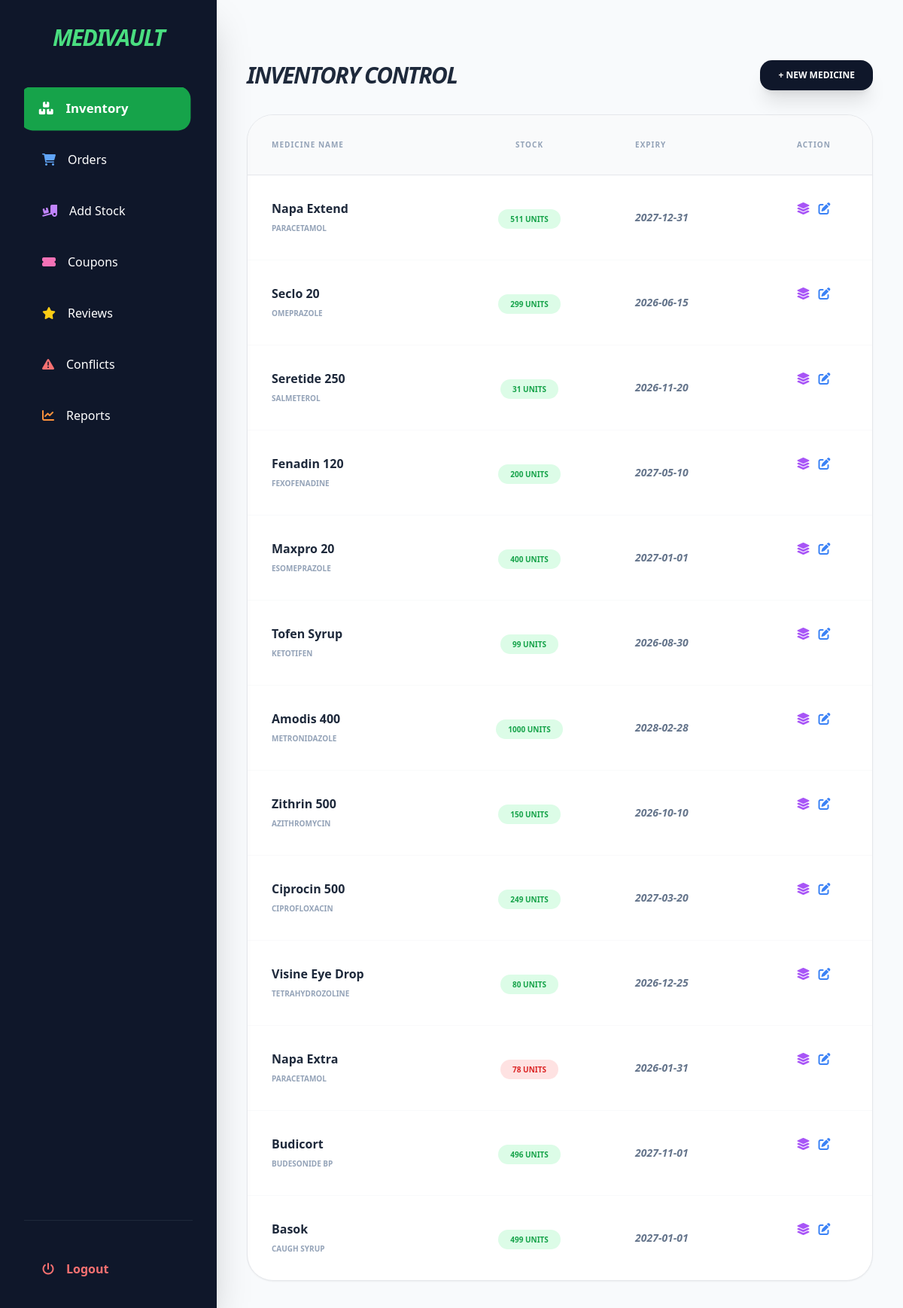
The app's page /adminpanel.php (signed in) with its own data.
### tables this page shows
CREATE TABLE `medicines` (
  `medicine_id` int NOT NULL AUTO_INCREMENT,
  `medicine_name` varchar(100) NOT NULL,
  `generic_name` varchar(100) NOT NULL,
  `indications` text,
  `category_id` int DEFAULT NULL,
  `supplier_id` int DEFAULT NULL,
  `unit_price` decimal(10,2) NOT NULL,
  `min_stock_level` int DEFAULT '10',
  `medicine_image` varchar(255) DEFAULT 'default_medicine.jpg',
  `requires_prescription` tinyint(1) DEFAULT '0',
  `description` text,
  `side_effects` text,
  PRIMARY KEY (`medicine_id`),
  KEY `category_id` (`category_id`),
  KEY `supplier_id` (`supplier_id`),
  CONSTRAINT `medicines_ibfk_1` FOREIGN KEY (`category_id`) REFERENCES `categories` (`category_id`),
  CONSTRAINT `medicines_ibfk_2` FOREIGN KEY (`supplier_id`) REFERENCES `suppliers` (`supplier_id`)
);

### adminpanel.php (the view, shortened to what this page needs)
<?php
include 'config.php';
$inventory = $pdo->query("SELECT m.*, c.category_name, b.total_stock, b.expiry_date
    FROM medicines m
    LEFT JOIN categories c ON m.category_id = c.category_id
    LEFT JOIN (SELECT medicine_id, SUM(quantity_instock) as total_stock, MAX(expiry_date) as expiry_date
               FROM inventory_batches GROUP BY medicine_id) b ON m.medicine_id = b.medicine_id")->fetchAll();
$batches_query = $pdo->query("SELECT * FROM inventory_batches ORDER BY expiry_date ASC");
$all_batches = $batches_query->fetchAll(PDO::FETCH_ASSOC);
$medicine_batches = [];
foreach($all_batches as $b) {
    $medicine_batches[$b['medicine_id']][] = $b;
}
?>
<!DOCTYPE html>
<html lang="en">
<head>
    <script src="https://cdn.tailwindcss.com"></script>
    <link href="https://cdnjs.cloudflare.com/ajax/libs/font-awesome/6.0.0/css/all.min.css" rel="stylesheet">
</head>
<body class="bg-gray-100 flex min-h-screen font-sans">
    <div class="w-72 bg-slate-900 p-8 text-white sticky top-0 h-screen shadow-2xl flex flex-col">
        <h2 class="text-3xl font-black italic text-green-400 mb-12 tracking-tighter uppercase text-center">MEDIVAULT</h2>
        <nav class="space-y-3 flex-1 overflow-y-auto pr-2">
            <button onclick="showTab('inv')" class="tab-btn active-tab w-full text-left py-4 px-6 rounded-2xl flex items-center transition-all"><i class="fas fa-boxes mr-4"></i> Inventory</button>
            <button onclick="showTab('ord')" class="tab-btn w-full text-left py-4 px-6 rounded-2xl flex items-center transition-all"><i class="fas fa-shopping-cart mr-4 text-blue-400"></i> Orders</button>
            <button onclick="showTab('stock')" class="tab-btn w-full text-left py-4 px-6 rounded-2xl flex items-center transition-all"><i class="fas fa-truck-loading mr-4 text-purple-400"></i> Add Stock</button>
            <button onclick="showTab('coup')" class="tab-btn w-full text-left py-4 px-6 rounded-2xl flex items-center transition-all"><i class="fas fa-ticket-alt mr-4 text-pink-400"></i> Coupons</button>
            <button onclick="showTab('rev')" class="tab-btn w-full text-left py-4 px-6 rounded-2xl flex items-center transition-all"><i class="fas fa-star mr-4 text-yellow-400"></i> Reviews</button>
            <button onclick="showTab('int')" class="tab-btn w-full text-left py-4 px-6 rounded-2xl flex items-center transition-all"><i class="fas fa-exclamation-triangle mr-4 text-red-400"></i> Conflicts</button>
            <button onclick="showTab('rep')" class="tab-btn w-full text-left py-4 px-6 rounded-2xl flex items-center transition-all"><i class="fas fa-chart-line mr-4 text-orange-400"></i> Reports</button>
        </nav>
        <div class="pt-10 border-t border-slate-800"><a href="logout.php" class="flex items-center py-3 px-6 text-red-400 font-bold"><i class="fas fa-power-off mr-4"></i> Logout</a></div>
    </div>
    <div class="flex-1 p-10 pt-20 overflow-y-auto bg-slate-50">
        <div id="inv-tab" class="content-tab space-y-8">
            <div class="flex justify-between items-center">
                <h1 class="text-3xl font-black text-slate-800 uppercase tracking-tighter italic">Inventory Control</h1>
                <button onclick="document.getElementById('addMedModal').classList.remove('hidden')" class="bg-slate-900 text-white px-6 py-3 rounded-2xl font-black text-xs uppercase shadow-xl">+ New Medicine</button>
            </div>
            <div class="bg-white rounded-[35px] shadow-sm overflow-hidden border">
                <table class="w-full text-left">
                    <thead class="bg-gray-50 border-b text-[10px] uppercase font-black text-slate-400 tracking-widest">
                        <tr><th class="p-8">Medicine Name</th><th class="p-8 text-center">Stock</th><th class="p-8">Expiry</th><th class="p-8 text-center">Action</th></tr>
                    </thead>
                    <tbody class="divide-y divide-gray-50">
                        <?php foreach($inventory as $item): ?>
                        <tr class="hover:bg-gray-50 transition-all">
                            <td class="p-8 font-bold text-slate-800"><?= $item['medicine_name'] ?><br><span class="text-[10px] text-slate-400 uppercase"><?= $item['generic_name'] ?></span></td>
                            <td class="p-8 text-center"><span class="px-4 py-1.5 rounded-full text-[10px] font-black <?= $item['total_stock'] < $item['min_stock_level'] ? 'bg-red-100 text-red-600' : 'bg-green-100 text-green-600' ?>"><?= $item['total_stock'] ?? 0 ?> UNITS</span></td>
                            <td class="p-8 text-sm font-bold text-slate-500 italic"><?= $item['expiry_date'] ?? 'N/A' ?></td>
                            <td class="p-8 text-center flex justify-center space-x-3">
                                <button onclick='showBatchDetails(<?= json_encode($medicine_batches[$item['medicine_id']] ?? []) ?>)'
                                        class="text-purple-500 hover:scale-110 transition-transform" title="View Batches">
                                    <i class="fas fa-layer-group"></i>
                                </button>
                                <button onclick='openEditMedModal(<?= json_encode($item) ?>)' class="text-blue-500 hover:scale-110 transition-transform">
                                    <i class="fas fa-edit"></i>
                                </button>
                            </td>
                        </tr>
                        <?php endforeach; ?>
                    </tbody>
                </table>
            </div>
        </div>
    </div>
</body>
</html>

### adminpanel.php (style rules this page uses)
.active-tab { background: #16a34a !important; font-weight: bold; transform: scale(1.05); }

### records on screen
medicines: medicine_name "Napa Extend", generic_name "PARACETAMOL", total_stock "511", expiry_date "2027-12-31"
medicines: medicine_name "Seclo 20", generic_name "OMEPRAZOLE", total_stock "299", expiry_date "2026-06-15"
medicines: medicine_name "Seretide 250", generic_name "SALMETEROL", total_stock "31", expiry_date "2026-11-20"
medicines: medicine_name "Fenadin 120", generic_name "FEXOFENADINE", total_stock "200", expiry_date "2027-05-10"
medicines: medicine_name "Maxpro 20", generic_name "ESOMEPRAZOLE", total_stock "400", expiry_date "2027-01-01"
medicines: medicine_name "Tofen Syrup", generic_name "KETOTIFEN", total_stock "99", expiry_date "2026-08-30"
medicines: medicine_name "Amodis 400", generic_name "METRONIDAZOLE", total_stock "1000", expiry_date "2028-02-28"
medicines: medicine_name "Zithrin 500", generic_name "AZITHROMYCIN", total_stock "150", expiry_date "2026-10-10"
medicines: medicine_name "Ciprocin 500", generic_name "CIPROFLOXACIN", total_stock "249", expiry_date "2027-03-20"
medicines: medicine_name "Visine Eye Drop", generic_name "TETRAHYDROZOLINE", total_stock "80", expiry_date "2026-12-25"
medicines: medicine_name "Napa Extra", generic_name "PARACETAMOL", total_stock "78", expiry_date "2026-01-31"
medicines: medicine_name "Budicort", generic_name "BUDESONIDE BP", total_stock "496", expiry_date "2027-11-01"
medicines: medicine_name "Basok", generic_name "CAUGH SYRUP", total_stock "499", expiry_date "2027-01-01"
